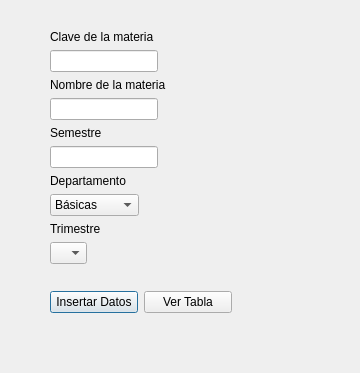
<?xml version="1.0" encoding="UTF-8"?>
<ui version="4.0">
 <class>Dialog</class>
 <widget class="QDialog" name="Dialog">
  <property name="geometry">
   <rect>
    <x>0</x>
    <y>0</y>
    <width>360</width>
    <height>373</height>
   </rect>
  </property>
  <property name="windowTitle">
   <string>Registrar Materias</string>
  </property>
  <widget class="QWidget" name="layoutWidget">
   <property name="geometry">
    <rect>
     <x>50</x>
     <y>30</y>
     <width>151</width>
     <height>251</height>
    </rect>
   </property>
   <layout class="QFormLayout" name="formLayout">
    <item row="0" column="0">
     <widget class="QLabel" name="label">
      <property name="text">
       <string>Clave de la materia</string>
      </property>
     </widget>
    </item>
    <item row="1" column="0">
     <widget class="QLineEdit" name="Clave"/>
    </item>
    <item row="2" column="0">
     <widget class="QLabel" name="label_2">
      <property name="text">
       <string>Nombre de la materia</string>
      </property>
     </widget>
    </item>
    <item row="3" column="0">
     <widget class="QLineEdit" name="Nombre"/>
    </item>
    <item row="4" column="0">
     <widget class="QLabel" name="label_3">
      <property name="text">
       <string>Semestre</string>
      </property>
     </widget>
    </item>
    <item row="5" column="0">
     <widget class="QLineEdit" name="Semestre"/>
    </item>
    <item row="6" column="0">
     <widget class="QLabel" name="label_4">
      <property name="text">
       <string>Departamento</string>
      </property>
     </widget>
    </item>
    <item row="7" column="0">
     <widget class="QComboBox" name="Departamento">
      <item>
       <property name="text">
        <string>Básicas</string>
       </property>
      </item>
      <item>
       <property name="text">
        <string>Humanista</string>
       </property>
      </item>
      <item>
       <property name="text">
        <string>Clínica</string>
       </property>
      </item>
     </widget>
    </item>
    <item row="8" column="0">
     <widget class="QLabel" name="label_5">
      <property name="text">
       <string>Trimestre</string>
      </property>
     </widget>
    </item>
    <item row="9" column="0">
     <widget class="QComboBox" name="Trimestre">
      <item>
       <property name="text">
        <string/>
       </property>
      </item>
      <item>
       <property name="text">
        <string>1</string>
       </property>
      </item>
      <item>
       <property name="text">
        <string>2</string>
       </property>
      </item>
     </widget>
    </item>
   </layout>
  </widget>
  <widget class="QWidget" name="layoutWidget">
   <property name="geometry">
    <rect>
     <x>50</x>
     <y>290</y>
     <width>182</width>
     <height>25</height>
    </rect>
   </property>
   <layout class="QHBoxLayout" name="horizontalLayout">
    <item>
     <widget class="QPushButton" name="Insertar">
      <property name="text">
       <string>Insertar Datos</string>
      </property>
     </widget>
    </item>
    <item>
     <widget class="QPushButton" name="Imprimir">
      <property name="text">
       <string>Ver Tabla</string>
      </property>
     </widget>
    </item>
   </layout>
  </widget>
 </widget>
 <resources/>
 <connections/>
</ui>
